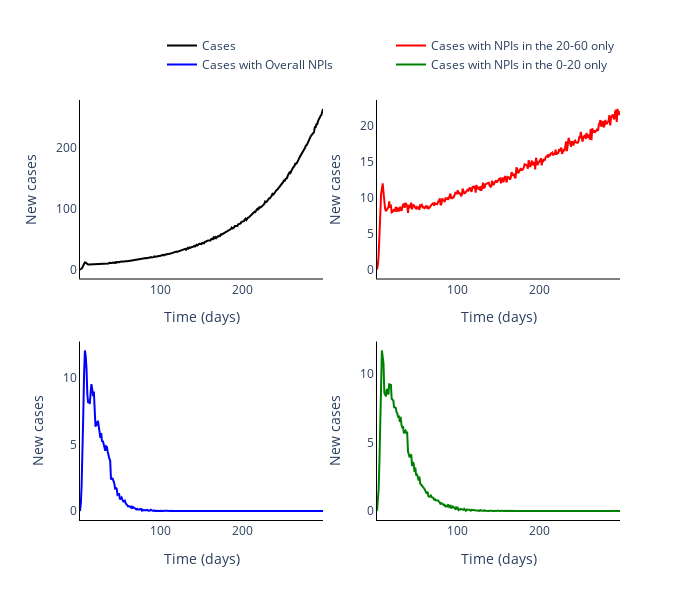

The notebook cell this image was saved under:
### Markdown cell above
## Plot agreggated local incidence numbers

### Code cell
# Plot (bar chart cases each day)
from plotly.subplots import make_subplots
fig = go.Figure()
fig = make_subplots(rows=2, cols=2)

# Plot of incidences
fig.add_trace(
    go.Scatter(
        x=times[1:],
        y=agg_cases_mean[1:],
        name='Cases',
        line_color = 'black'
    ),
    row=1,col=1
)

fig.add_trace(
    go.Scatter(
        x=times[1:],
        y=wrong_target_agg_cases_mean[1:],
        name='Cases with NPIs in the 20-60 only',
        line_color = 'red'
    ),row=1,col=2
)

fig.add_trace(
    go.Scatter(
        x=times[1:],
        y=overall_agg_cases_mean[1:],
        name='Cases with Overall NPIs',
        line_color = 'blue'
    ),row=2,col=1
)

fig.add_trace(
    go.Scatter(
        x=times[1:],
        y=target_agg_cases_mean[1:],
        name='Cases with NPIs in the 0-20 only',
        line_color = 'green'
    ),row=2,col=2
)

# Add axis labels
fig.update_layout(
    boxmode='group',
    width=700,
    height=600,
    plot_bgcolor='white',
    xaxis=dict(
        title='Time (days)',
        linecolor='black'),
    yaxis=dict(
        title='New cases',
        linecolor='black'),
    xaxis2=dict(
        title='Time (days)',
        linecolor='black'),
    yaxis2=dict(
        title='New cases',
        linecolor='black'),
    xaxis3=dict(
        title='Time (days)',
        linecolor='black'),
    yaxis3=dict(
        title='New cases',
        linecolor='black'),
    xaxis4=dict(
        title='Time (days)',
        linecolor='black'),
    yaxis4=dict(
        title='New cases',
        linecolor='black'),
    legend=dict(
        orientation="h",
        yanchor="bottom",
        y=1.05,
        xanchor="right",
        x=1
    ))

fig.write_image('images/Different_intervention_effects.pdf')
fig.show()

### Figure 1 — Plotly figure (JSON) as saved in the notebook; plotly's stock layout.template omitted (floating-point values rounded to 4 significant figures; data arrays with more than 128 entries replaced by an {"elided": "..."} marker saying what was removed)
{"data": [{"line": {"color": "black"}, "name": "Cases", "type": "scatter", "x": {"elided": "299 int values"}, "xaxis": "x", "y": {"elided": "299 float values"}, "yaxis": "y"}, {"line": {"color": "red"}, "name": "Cases with NPIs in the 20-60 only", "type": "scatter", "x": {"elided": "299 int values"}, "xaxis": "x2", "y": {"elided": "299 float values"}, "yaxis": "y2"}, {"line": {"color": "blue"}, "name": "Cases with Overall NPIs", "type": "scatter", "x": {"elided": "299 int values"}, "xaxis": "x3", "y": {"elided": "299 float values"}, "yaxis": "y3"}, {"line": {"color": "green"}, "name": "Cases with NPIs in the 0-20 only", "type": "scatter", "x": {"elided": "299 int values"}, "xaxis": "x4", "y": {"elided": "299 float values"}, "yaxis": "y4"}], "layout": {"boxmode": "group", "height": 600, "legend": {"orientation": "h", "x": 1, "xanchor": "right", "y": 1.05, "yanchor": "bottom"}, "plot_bgcolor": "white", "width": 700, "xaxis": {"anchor": "y", "domain": [0, 0.45], "linecolor": "black", "title": {"text": "Time (days)"}}, "xaxis2": {"anchor": "y2", "domain": [0.55, 1], "linecolor": "black", "title": {"text": "Time (days)"}}, "xaxis3": {"anchor": "y3", "domain": [0, 0.45], "linecolor": "black", "title": {"text": "Time (days)"}}, "xaxis4": {"anchor": "y4", "domain": [0.55, 1], "linecolor": "black", "title": {"text": "Time (days)"}}, "yaxis": {"anchor": "x", "domain": [0.575, 1], "linecolor": "black", "title": {"text": "New cases"}}, "yaxis2": {"anchor": "x2", "domain": [0.575, 1], "linecolor": "black", "title": {"text": "New cases"}}, "yaxis3": {"anchor": "x3", "domain": [0, 0.425], "linecolor": "black", "title": {"text": "New cases"}}, "yaxis4": {"anchor": "x4", "domain": [0, 0.425], "linecolor": "black", "title": {"text": "New cases"}}}}
